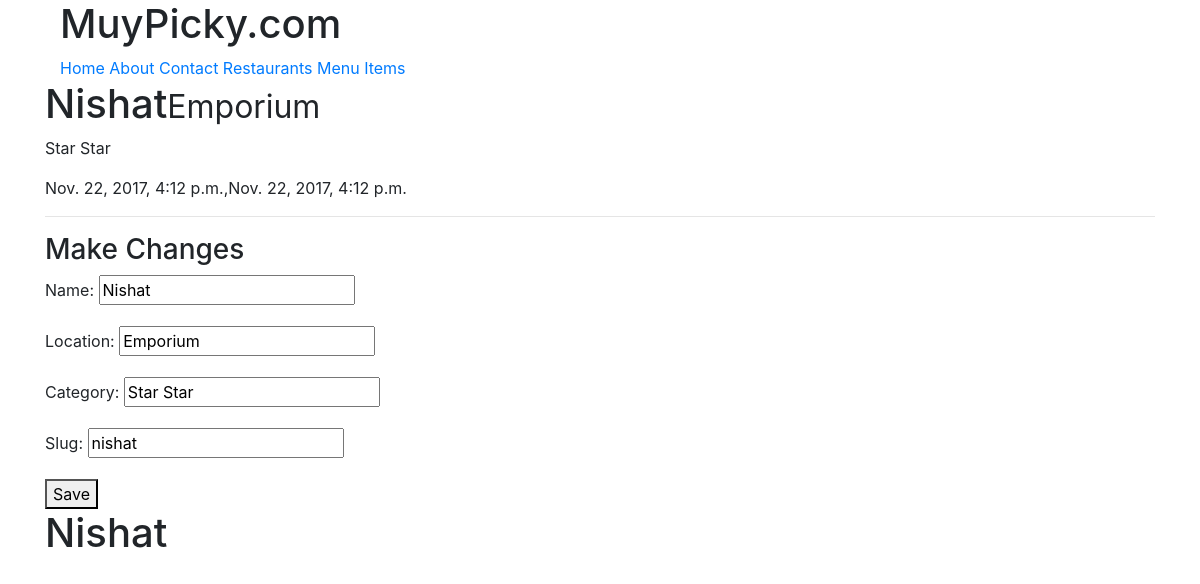
Screenshot of /restaurants/nishat/ (signed in) with the database file from the repository.
### restaurant/models.py (models this page shows, shortened)
class RestaurantLocation(models.Model):
	owner 		 = models.ForeignKey(User)
	name     	 = models.CharField(max_length=120)
	location     = models.CharField(max_length=120, null=True, blank=True)
	category     = models.CharField(max_length=120, null=True, blank=True)
	timestamp 	 = models.DateTimeField(auto_now_add=True)
	updated 	 = models.DateTimeField(auto_now=True)
	slug         = models.SlugField(null=True, blank=True)
	objects 	 = RestaurantLocationManager()
	@property
	def title(self):
		return self.name

### restaurant/views.py (the view)
# urls.py: url(r'^(?P<slug>[\w-]+)/$', RestaurantUpdateView.as_view(), name='detail'),
class RestaurantUpdateView(LoginRequiredMixin, UpdateView):
	form_class = RestaurantCreateForm
	login_url = '/login/'
	template_name = 'restaurant/detail-update.html'
	def get_context_data(self, *args, **kwargs):
		context = super(RestaurantUpdateView, self).get_context_data(*args, **kwargs)
		name = self.get_object().name
		context['title'] = "Update Restaurant: {}".format(name)
		return context
	def get_queryset(self, *args, **kwargs):
		return RestaurantLocation.objects.filter(owner=self.request.user)

### restaurant/forms.py (shortened to what this page needs)
class RestaurantCreateForm(forms.ModelForm):
	class Meta:
		model = RestaurantLocation
		fields = ['name', 'location', 'category', 'slug']

### restaurant/models.py (called while the page is built)
	def get_queryset(self):
		return RestaurantLocationQuerySet(self.model, using=self._db)

### restaurant/templates/restaurant/detail-update.html (shortened to what this page needs)
{% extends "base.html" %}
{% block content %}
<h1>{{form.instance.title}}<small>{{ form.instance.location }}</small></h1>
<p>{{form.instance.category}}</p>
<p>{{form.instance.timestamp}},{{form.instance.updated}}</p>
<hr>
<h3>Make Changes</h3>
{% include 'snippets/form-snippet.html' with form=form %}
{%endblock%}

### templates/snippets/form-snippet.html (shortened to what this page needs)
<form method="POST">
{{form.as_p}}
<button type='submit'>Save</button>
{% if form.instance %}
<h1>{{form.instance.name}}</h1>
{%endif%}

### rows the page displays
RestaurantLocation: instance "Nishat", instance.location "Emporium", instance.category "Star Star", instance.timestamp "Nov. 22, 2017, 4:12 p.m.", instance.updated "Nov. 22, 2017, 4:12 p.m.", name "Nishat", location "Emporium", category "Star Star", slug "nishat", instance.name "Nishat"
